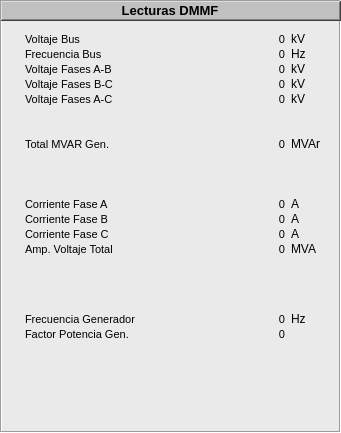
  <widget class="QFrame" name="Temperaturas_4">
   <property name="geometry">
    <rect>
     <x>345</x>
     <y>5</y>
     <width>341</width>
     <height>433</height>
    </rect>
   </property>
   <property name="styleSheet">
    <string notr="true">background-color: rgb(234, 234, 234);</string>
   </property>
   <property name="frameShape">
    <enum>QFrame::Box</enum>
   </property>
   <property name="frameShadow">
    <enum>QFrame::Sunken</enum>
   </property>
   <widget class="QFrame" name="frame_7">
    <property name="geometry">
     <rect>
      <x>1</x>
      <y>1</y>
      <width>340</width>
      <height>20</height>
     </rect>
    </property>
    <property name="styleSheet">
     <string notr="true">background-color: rgb(192, 192, 192);</string>
    </property>
    <property name="frameShape">
     <enum>QFrame::WinPanel</enum>
    </property>
    <property name="frameShadow">
     <enum>QFrame::Raised</enum>
    </property>
    <property name="lineWidth">
     <number>2</number>
    </property>
    <widget class="QLabel" name="label_11">
     <property name="geometry">
      <rect>
       <x>1</x>
       <y>1</y>
       <width>336</width>
       <height>16</height>
      </rect>
     </property>
     <property name="font">
      <font>
       <pointsize>10</pointsize>
       <weight>75</weight>
       <bold>true</bold>
      </font>
     </property>
     <property name="text">
      <string>Lecturas DMMF</string>
     </property>
     <property name="alignment">
      <set>Qt::AlignCenter</set>
     </property>
    </widget>
   </widget>
   <widget class="QLabel" name="lb_DMMF_Unit_FGen">
    <property name="geometry">
     <rect>
      <x>291</x>
      <y>310</y>
      <width>40</width>
      <height>18</height>
     </rect>
    </property>
    <property name="font">
     <font>
      <pointsize>9</pointsize>
     </font>
    </property>
    <property name="layoutDirection">
     <enum>Qt::LeftToRight</enum>
    </property>
    <property name="text">
     <string>Hz</string>
    </property>
    <property name="alignment">
     <set>Qt::AlignLeading|Qt::AlignLeft|Qt::AlignVCenter</set>
    </property>
   </widget>
   <widget class="QLabel" name="lb_DMMF_Lect_FGen">
    <property name="geometry">
     <rect>
      <x>235</x>
      <y>310</y>
      <width>50</width>
      <height>18</height>
     </rect>
    </property>
    <property name="minimumSize">
     <size>
      <width>50</width>
      <height>18</height>
     </size>
    </property>
    <property name="maximumSize">
     <size>
      <width>50</width>
      <height>18</height>
     </size>
    </property>
    <property name="font">
     <font>
      <pointsize>8</pointsize>
     </font>
    </property>
    <property name="layoutDirection">
     <enum>Qt::LeftToRight</enum>
    </property>
    <property name="text">
     <string>0</string>
    </property>
    <property name="alignment">
     <set>Qt::AlignRight|Qt::AlignTrailing|Qt::AlignVCenter</set>
    </property>
   </widget>
   <widget class="QLabel" name="Descr_26">
    <property name="geometry">
     <rect>
      <x>25</x>
      <y>310</y>
      <width>180</width>
      <height>18</height>
     </rect>
    </property>
    <property name="font">
     <font>
      <pointsize>8</pointsize>
     </font>
    </property>
    <property name="layoutDirection">
     <enum>Qt::LeftToRight</enum>
    </property>
    <property name="text">
     <string>Frecuencia Generador</string>
    </property>
    <property name="alignment">
     <set>Qt::AlignLeading|Qt::AlignLeft|Qt::AlignVCenter</set>
    </property>
   </widget>
   <widget class="QLabel" name="lb_DMMF_Unit_AVT">
    <property name="geometry">
     <rect>
      <x>291</x>
      <y>240</y>
      <width>40</width>
      <height>18</height>
     </rect>
    </property>
    <property name="font">
     <font>
      <pointsize>9</pointsize>
     </font>
    </property>
    <property name="layoutDirection">
     <enum>Qt::LeftToRight</enum>
    </property>
    <property name="text">
     <string>MVA</string>
    </property>
    <property name="alignment">
     <set>Qt::AlignLeading|Qt::AlignLeft|Qt::AlignVCenter</set>
    </property>
   </widget>
   <widget class="QLabel" name="lb_DMMF_Lect_AVT">
    <property name="geometry">
     <rect>
      <x>235</x>
      <y>240</y>
      <width>50</width>
      <height>18</height>
     </rect>
    </property>
    <property name="minimumSize">
     <size>
      <width>50</width>
      <height>18</height>
     </size>
    </property>
    <property name="maximumSize">
     <size>
      <width>50</width>
      <height>18</height>
     </size>
    </property>
    <property name="font">
     <font>
      <pointsize>8</pointsize>
     </font>
    </property>
    <property name="layoutDirection">
     <enum>Qt::LeftToRight</enum>
    </property>
    <property name="text">
     <string>0</string>
    </property>
    <property name="alignment">
     <set>Qt::AlignRight|Qt::AlignTrailing|Qt::AlignVCenter</set>
    </property>
   </widget>
   <widget class="QLabel" name="Descr_25">
    <property name="geometry">
     <rect>
      <x>25</x>
      <y>240</y>
      <width>180</width>
      <height>18</height>
     </rect>
    </property>
    <property name="font">
     <font>
      <pointsize>8</pointsize>
     </font>
    </property>
    <property name="layoutDirection">
     <enum>Qt::LeftToRight</enum>
    </property>
    <property name="text">
     <string>Amp. Voltaje Total</string>
    </property>
    <property name="alignment">
     <set>Qt::AlignLeading|Qt::AlignLeft|Qt::AlignVCenter</set>
    </property>
   </widget>
   <widget class="QLabel" name="lb_DMMF_Lect_CFB">
    <property name="geometry">
     <rect>
      <x>235</x>
      <y>210</y>
      <width>50</width>
      <height>18</height>
     </rect>
    </property>
    <property name="minimumSize">
     <size>
      <width>50</width>
      <height>18</height>
     </size>
    </property>
    <property name="maximumSize">
     <size>
      <width>50</width>
      <height>18</height>
     </size>
    </property>
    <property name="font">
     <font>
      <pointsize>8</pointsize>
     </font>
    </property>
    <property name="layoutDirection">
     <enum>Qt::LeftToRight</enum>
    </property>
    <property name="text">
     <string>0</string>
    </property>
    <property name="alignment">
     <set>Qt::AlignRight|Qt::AlignTrailing|Qt::AlignVCenter</set>
    </property>
   </widget>
   <widget class="QLabel" name="Descr_23">
    <property name="geometry">
     <rect>
      <x>25</x>
      <y>210</y>
      <width>180</width>
      <height>18</height>
     </rect>
    </property>
    <property name="font">
     <font>
      <pointsize>8</pointsize>
     </font>
    </property>
    <property name="layoutDirection">
     <enum>Qt::LeftToRight</enum>
    </property>
    <property name="text">
     <string>Corriente Fase B</string>
    </property>
    <property name="alignment">
     <set>Qt::AlignLeading|Qt::AlignLeft|Qt::AlignVCenter</set>
    </property>
   </widget>
   <widget class="QLabel" name="lb_DMMF_Unit_CFB">
    <property name="geometry">
     <rect>
      <x>291</x>
      <y>210</y>
      <width>40</width>
      <height>18</height>
     </rect>
    </property>
    <property name="font">
     <font>
      <pointsize>9</pointsize>
     </font>
    </property>
    <property name="layoutDirection">
     <enum>Qt::LeftToRight</enum>
    </property>
    <property name="text">
     <string>A</string>
    </property>
    <property name="alignment">
     <set>Qt::AlignLeading|Qt::AlignLeft|Qt::AlignVCenter</set>
    </property>
   </widget>
   <widget class="QLabel" name="Descr_22">
    <property name="geometry">
     <rect>
      <x>25</x>
      <y>195</y>
      <width>180</width>
      <height>18</height>
     </rect>
    </property>
    <property name="font">
     <font>
      <pointsize>8</pointsize>
     </font>
    </property>
    <property name="layoutDirection">
     <enum>Qt::LeftToRight</enum>
    </property>
    <property name="text">
     <string>Corriente Fase A</string>
    </property>
    <property name="alignment">
     <set>Qt::AlignLeading|Qt::AlignLeft|Qt::AlignVCenter</set>
    </property>
   </widget>
   <widget class="QLabel" name="lb_DMMF_Lect_CFA">
    <property name="geometry">
     <rect>
      <x>235</x>
      <y>195</y>
      <width>50</width>
      <height>18</height>
     </rect>
    </property>
    <property name="minimumSize">
     <size>
      <width>50</width>
      <height>18</height>
     </size>
    </property>
    <property name="maximumSize">
     <size>
      <width>50</width>
      <height>18</height>
     </size>
    </property>
    <property name="font">
     <font>
      <pointsize>8</pointsize>
     </font>
    </property>
    <property name="layoutDirection">
     <enum>Qt::LeftToRight</enum>
    </property>
    <property name="text">
     <string>0</string>
    </property>
    <property name="alignment">
     <set>Qt::AlignRight|Qt::AlignTrailing|Qt::AlignVCenter</set>
    </property>
   </widget>
   <widget class="QLabel" name="lb_DMMF_Unit_CFA">
    <property name="geometry">
     <rect>
      <x>291</x>
      <y>195</y>
      <width>40</width>
      <height>18</height>
     </rect>
    </property>
    <property name="font">
     <font>
      <pointsize>9</pointsize>
     </font>
    </property>
    <property name="layoutDirection">
     <enum>Qt::LeftToRight</enum>
    </property>
    <property name="text">
     <string>A</string>
    </property>
    <property name="alignment">
     <set>Qt::AlignLeading|Qt::AlignLeft|Qt::AlignVCenter</set>
    </property>
   </widget>
   <widget class="QLabel" name="Descr_24">
    <property name="geometry">
     <rect>
      <x>25</x>
      <y>225</y>
      <width>180</width>
      <height>18</height>
     </rect>
    </property>
    <property name="font">
     <font>
      <pointsize>8</pointsize>
     </font>
    </property>
    <property name="layoutDirection">
     <enum>Qt::LeftToRight</enum>
    </property>
    <property name="text">
     <string>Corriente Fase C</string>
    </property>
    <property name="alignment">
     <set>Qt::AlignLeading|Qt::AlignLeft|Qt::AlignVCenter</set>
    </property>
   </widget>
   <widget class="QLabel" name="lb_DMMF_Unit_CFC">
    <property name="geometry">
     <rect>
      <x>291</x>
      <y>225</y>
      <width>40</width>
      <height>18</height>
     </rect>
    </property>
    <property name="font">
     <font>
      <pointsize>9</pointsize>
     </font>
    </property>
    <property name="layoutDirection">
     <enum>Qt::LeftToRight</enum>
    </property>
    <property name="text">
     <string>A</string>
    </property>
    <property name="alignment">
     <set>Qt::AlignLeading|Qt::AlignLeft|Qt::AlignVCenter</set>
    </property>
   </widget>
   <widget class="QLabel" name="lb_DMMF_Lect_CFC">
    <property name="geometry">
     <rect>
      <x>235</x>
      <y>225</y>
      <width>50</width>
      <height>18</height>
     </rect>
    </property>
    <property name="minimumSize">
     <size>
      <width>50</width>
      <height>18</height>
     </size>
    </property>
    <property name="maximumSize">
     <size>
      <width>50</width>
      <height>18</height>
     </size>
    </property>
    <property name="font">
     <font>
      <pointsize>8</pointsize>
     </font>
    </property>
    <property name="layoutDirection">
     <enum>Qt::LeftToRight</enum>
    </property>
    <property name="text">
     <string>0</string>
    </property>
    <property name="alignment">
     <set>Qt::AlignRight|Qt::AlignTrailing|Qt::AlignVCenter</set>
    </property>
   </widget>
   <widget class="QLabel" name="lb_DMMF_Unit_FPGen">
    <property name="geometry">
     <rect>
      <x>291</x>
      <y>325</y>
      <width>40</width>
      <height>18</height>
     </rect>
    </property>
    <property name="font">
     <font>
      <pointsize>9</pointsize>
     </font>
    </property>
    <property name="layoutDirection">
     <enum>Qt::LeftToRight</enum>
    </property>
    <property name="text">
     <string/>
    </property>
    <property name="alignment">
     <set>Qt::AlignLeading|Qt::AlignLeft|Qt::AlignVCenter</set>
    </property>
   </widget>
   <widget class="QLabel" name="lb_DMMF_Lect_FPGen">
    <property name="geometry">
     <rect>
      <x>235</x>
      <y>325</y>
      <width>50</width>
      <height>18</height>
     </rect>
    </property>
    <property name="minimumSize">
     <size>
      <width>50</width>
      <height>18</height>
     </size>
    </property>
    <property name="maximumSize">
     <size>
      <width>50</width>
      <height>18</height>
     </size>
    </property>
    <property name="font">
     <font>
      <pointsize>8</pointsize>
     </font>
    </property>
    <property name="layoutDirection">
     <enum>Qt::LeftToRight</enum>
    </property>
    <property name="text">
     <string>0</string>
    </property>
    <property name="alignment">
     <set>Qt::AlignRight|Qt::AlignTrailing|Qt::AlignVCenter</set>
    </property>
   </widget>
   <widget class="QLabel" name="Descr_27">
    <property name="geometry">
     <rect>
      <x>25</x>
      <y>325</y>
      <width>225</width>
      <height>18</height>
     </rect>
    </property>
    <property name="minimumSize">
     <size>
      <width>225</width>
      <height>18</height>
     </size>
    </property>
    <property name="maximumSize">
     <size>
      <width>225</width>
      <height>18</height>
     </size>
    </property>
    <property name="font">
     <font>
      <pointsize>8</pointsize>
     </font>
    </property>
    <property name="layoutDirection">
     <enum>Qt::LeftToRight</enum>
    </property>
    <property name="text">
     <string>Factor Potencia Gen.</string>
    </property>
    <property name="alignment">
     <set>Qt::AlignLeading|Qt::AlignLeft|Qt::AlignVCenter</set>
    </property>
   </widget>
   <widget class="QLabel" name="Descr_16">
    <property name="geometry">
     <rect>
      <x>25</x>
      <y>30</y>
      <width>180</width>
      <height>18</height>
     </rect>
    </property>
    <property name="font">
     <font>
      <pointsize>8</pointsize>
     </font>
    </property>
    <property name="layoutDirection">
     <enum>Qt::LeftToRight</enum>
    </property>
    <property name="text">
     <string>Voltaje Bus</string>
    </property>
    <property name="alignment">
     <set>Qt::AlignLeading|Qt::AlignLeft|Qt::AlignVCenter</set>
    </property>
   </widget>
   <widget class="QLabel" name="lb_DMMF_Lect_VBus">
    <property name="geometry">
     <rect>
      <x>235</x>
      <y>30</y>
      <width>50</width>
      <height>18</height>
     </rect>
    </property>
    <property name="minimumSize">
     <size>
      <width>50</width>
      <height>18</height>
     </size>
    </property>
    <property name="maximumSize">
     <size>
      <width>50</width>
      <height>18</height>
     </size>
    </property>
    <property name="font">
     <font>
      <pointsize>8</pointsize>
     </font>
    </property>
    <property name="layoutDirection">
     <enum>Qt::LeftToRight</enum>
    </property>
    <property name="text">
     <string>0</string>
    </property>
    <property name="alignment">
     <set>Qt::AlignRight|Qt::AlignTrailing|Qt::AlignVCenter</set>
    </property>
   </widget>
   <widget class="QLabel" name="lb_DMMF_Unit_VBus">
    <property name="geometry">
     <rect>
      <x>291</x>
      <y>30</y>
      <width>40</width>
      <height>18</height>
     </rect>
    </property>
    <property name="font">
     <font>
      <pointsize>9</pointsize>
     </font>
    </property>
    <property name="layoutDirection">
     <enum>Qt::LeftToRight</enum>
    </property>
    <property name="text">
     <string>kV</string>
    </property>
    <property name="alignment">
     <set>Qt::AlignLeading|Qt::AlignLeft|Qt::AlignVCenter</set>
    </property>
   </widget>
   <widget class="QLabel" name="lb_DMMF_Unit_VFAB">
    <property name="geometry">
     <rect>
      <x>291</x>
      <y>60</y>
      <width>40</width>
      <height>18</height>
     </rect>
    </property>
    <property name="font">
     <font>
      <pointsize>9</pointsize>
     </font>
    </property>
    <property name="layoutDirection">
     <enum>Qt::LeftToRight</enum>
    </property>
    <property name="text">
     <string>kV</string>
    </property>
    <property name="alignment">
     <set>Qt::AlignLeading|Qt::AlignLeft|Qt::AlignVCenter</set>
    </property>
   </widget>
   <widget class="QLabel" name="Descr_18">
    <property name="geometry">
     <rect>
      <x>25</x>
      <y>60</y>
      <width>180</width>
      <height>18</height>
     </rect>
    </property>
    <property name="font">
     <font>
      <pointsize>8</pointsize>
     </font>
    </property>
    <property name="layoutDirection">
     <enum>Qt::LeftToRight</enum>
    </property>
    <property name="text">
     <string>Voltaje Fases A-B</string>
    </property>
    <property name="alignment">
     <set>Qt::AlignLeading|Qt::AlignLeft|Qt::AlignVCenter</set>
    </property>
   </widget>
   <widget class="QLabel" name="lb_DMMF_Lect_VFAB">
    <property name="geometry">
     <rect>
      <x>235</x>
      <y>60</y>
      <width>50</width>
      <height>18</height>
     </rect>
    </property>
    <property name="minimumSize">
     <size>
      <width>50</width>
      <height>18</height>
     </size>
    </property>
    <property name="maximumSize">
     <size>
      <width>50</width>
      <height>18</height>
     </size>
    </property>
    <property name="font">
     <font>
      <pointsize>8</pointsize>
     </font>
    </property>
    <property name="layoutDirection">
     <enum>Qt::LeftToRight</enum>
    </property>
    <property name="text">
     <string>0</string>
    </property>
    <property name="alignment">
     <set>Qt::AlignRight|Qt::AlignTrailing|Qt::AlignVCenter</set>
    </property>
   </widget>
   <widget class="QLabel" name="lb_DMMF_Lect_TMVAR">
    <property name="geometry">
     <rect>
      <x>235</x>
      <y>135</y>
      <width>50</width>
      <height>18</height>
     </rect>
    </property>
    <property name="minimumSize">
     <size>
      <width>50</width>
      <height>18</height>
     </size>
    </property>
    <property name="maximumSize">
     <size>
      <width>50</width>
      <height>18</height>
     </size>
    </property>
    <property name="font">
     <font>
      <pointsize>8</pointsize>
     </font>
    </property>
    <property name="layoutDirection">
     <enum>Qt::LeftToRight</enum>
    </property>
    <property name="text">
     <string>0</string>
    </property>
    <property name="alignment">
     <set>Qt::AlignRight|Qt::AlignTrailing|Qt::AlignVCenter</set>
    </property>
   </widget>
   <widget class="QLabel" name="Descr_21">
    <property name="geometry">
     <rect>
      <x>25</x>
      <y>135</y>
      <width>180</width>
      <height>18</height>
     </rect>
    </property>
    <property name="font">
     <font>
      <pointsize>8</pointsize>
     </font>
    </property>
    <property name="layoutDirection">
     <enum>Qt::LeftToRight</enum>
    </property>
    <property name="text">
     <string>Total MVAR Gen.</string>
    </property>
    <property name="alignment">
     <set>Qt::AlignLeading|Qt::AlignLeft|Qt::AlignVCenter</set>
    </property>
   </widget>
   <widget class="QLabel" name="lb_DMMF_Unit_TMVAR">
    <property name="geometry">
     <rect>
      <x>291</x>
      <y>135</y>
      <width>40</width>
      <height>18</height>
     </rect>
    </property>
    <property name="font">
     <font>
      <pointsize>9</pointsize>
     </font>
    </property>
    <property name="layoutDirection">
     <enum>Qt::LeftToRight</enum>
    </property>
    <property name="text">
     <string>MVAr</string>
    </property>
    <property name="alignment">
     <set>Qt::AlignLeading|Qt::AlignLeft|Qt::AlignVCenter</set>
    </property>
   </widget>
   <widget class="QLabel" name="lb_DMMF_Unit_VFBC">
    <property name="geometry">
     <rect>
      <x>291</x>
      <y>75</y>
      <width>40</width>
      <height>18</height>
     </rect>
    </property>
    <property name="font">
     <font>
      <pointsize>9</pointsize>
     </font>
    </property>
    <property name="layoutDirection">
     <enum>Qt::LeftToRight</enum>
    </property>
    <property name="text">
     <string>kV</string>
    </property>
    <property name="alignment">
     <set>Qt::AlignLeading|Qt::AlignLeft|Qt::AlignVCenter</set>
    </property>
   </widget>
   <widget class="QLabel" name="Descr_19">
    <property name="geometry">
     <rect>
      <x>25</x>
      <y>75</y>
      <width>180</width>
      <height>18</height>
     </rect>
    </property>
    <property name="font">
     <font>
      <pointsize>8</pointsize>
     </font>
    </property>
    <property name="layoutDirection">
     <enum>Qt::LeftToRight</enum>
    </property>
    <property name="text">
     <string>Voltaje Fases B-C</string>
    </property>
    <property name="alignment">
     <set>Qt::AlignLeading|Qt::AlignLeft|Qt::AlignVCenter</set>
    </property>
   </widget>
   <widget class="QLabel" name="lb_DMMF_Lect_VFBC">
    <property name="geometry">
     <rect>
      <x>235</x>
      <y>75</y>
      <width>50</width>
      <height>18</height>
     </rect>
    </property>
    <property name="minimumSize">
     <size>
      <width>50</width>
      <height>18</height>
     </size>
    </property>
    <property name="maximumSize">
     <size>
      <width>50</width>
      <height>18</height>
     </size>
    </property>
    <property name="font">
     <font>
      <pointsize>8</pointsize>
     </font>
    </property>
    <property name="layoutDirection">
     <enum>Qt::LeftToRight</enum>
    </property>
    <property name="text">
     <string>0</string>
    </property>
    <property name="alignment">
     <set>Qt::AlignRight|Qt::AlignTrailing|Qt::AlignVCenter</set>
    </property>
   </widget>
   <widget class="QLabel" name="Descr_20">
    <property name="geometry">
     <rect>
      <x>25</x>
      <y>90</y>
      <width>180</width>
      <height>18</height>
     </rect>
    </property>
    <property name="font">
     <font>
      <pointsize>8</pointsize>
     </font>
    </property>
    <property name="layoutDirection">
     <enum>Qt::LeftToRight</enum>
    </property>
    <property name="text">
     <string>Voltaje Fases A-C</string>
    </property>
    <property name="alignment">
     <set>Qt::AlignLeading|Qt::AlignLeft|Qt::AlignVCenter</set>
    </property>
   </widget>
   <widget class="QLabel" name="lb_DMMF_Unit_VFAC">
    <property name="geometry">
     <rect>
      <x>291</x>
      <y>90</y>
      <width>40</width>
      <height>18</height>
     </rect>
    </property>
    <property name="font">
     <font>
      <pointsize>9</pointsize>
     </font>
    </property>
    <property name="layoutDirection">
     <enum>Qt::LeftToRight</enum>
    </property>
    <property name="text">
     <string>kV</string>
    </property>
    <property name="alignment">
     <set>Qt::AlignLeading|Qt::AlignLeft|Qt::AlignVCenter</set>
    </property>
   </widget>
   <widget class="QLabel" name="lb_DMMF_Lect_VFAC">
    <property name="geometry">
     <rect>
      <x>235</x>
      <y>90</y>
      <width>50</width>
      <height>18</height>
     </rect>
    </property>
    <property name="minimumSize">
     <size>
      <width>50</width>
      <height>18</height>
     </size>
    </property>
    <property name="maximumSize">
     <size>
      <width>50</width>
      <height>18</height>
     </size>
    </property>
    <property name="font">
     <font>
      <pointsize>8</pointsize>
     </font>
    </property>
    <property name="layoutDirection">
     <enum>Qt::LeftToRight</enum>
    </property>
    <property name="text">
     <string>0</string>
    </property>
    <property name="alignment">
     <set>Qt::AlignRight|Qt::AlignTrailing|Qt::AlignVCenter</set>
    </property>
   </widget>
   <widget class="QLabel" name="Descr_17">
    <property name="geometry">
     <rect>
      <x>25</x>
      <y>45</y>
      <width>180</width>
      <height>18</height>
     </rect>
    </property>
    <property name="font">
     <font>
      <pointsize>8</pointsize>
     </font>
    </property>
    <property name="layoutDirection">
     <enum>Qt::LeftToRight</enum>
    </property>
    <property name="text">
     <string>Frecuencia Bus</string>
    </property>
    <property name="alignment">
     <set>Qt::AlignLeading|Qt::AlignLeft|Qt::AlignVCenter</set>
    </property>
   </widget>
   <widget class="QLabel" name="lb_DMMF_Lect_FBus">
    <property name="geometry">
     <rect>
      <x>235</x>
      <y>45</y>
      <width>50</width>
      <height>18</height>
     </rect>
    </property>
    <property name="minimumSize">
     <size>
      <width>50</width>
      <height>18</height>
     </size>
    </property>
    <property name="maximumSize">
     <size>
      <width>50</width>
      <height>18</height>
     </size>
    </property>
    <property name="font">
     <font>
      <pointsize>8</pointsize>
     </font>
    </property>
    <property name="layoutDirection">
     <enum>Qt::LeftToRight</enum>
    </property>
    <property name="text">
     <string>0</string>
    </property>
    <property name="alignment">
     <set>Qt::AlignRight|Qt::AlignTrailing|Qt::AlignVCenter</set>
    </property>
   </widget>
   <widget class="QLabel" name="lb_DMMF_Unit_FBus">
    <property name="geometry">
     <rect>
      <x>291</x>
      <y>45</y>
      <width>40</width>
      <height>18</height>
     </rect>
    </property>
    <property name="font">
     <font>
      <pointsize>9</pointsize>
     </font>
    </property>
    <property name="layoutDirection">
     <enum>Qt::LeftToRight</enum>
    </property>
    <property name="text">
     <string>Hz</string>
    </property>
    <property name="alignment">
     <set>Qt::AlignLeading|Qt::AlignLeft|Qt::AlignVCenter</set>
    </property>
   </widget>
  </widget>
